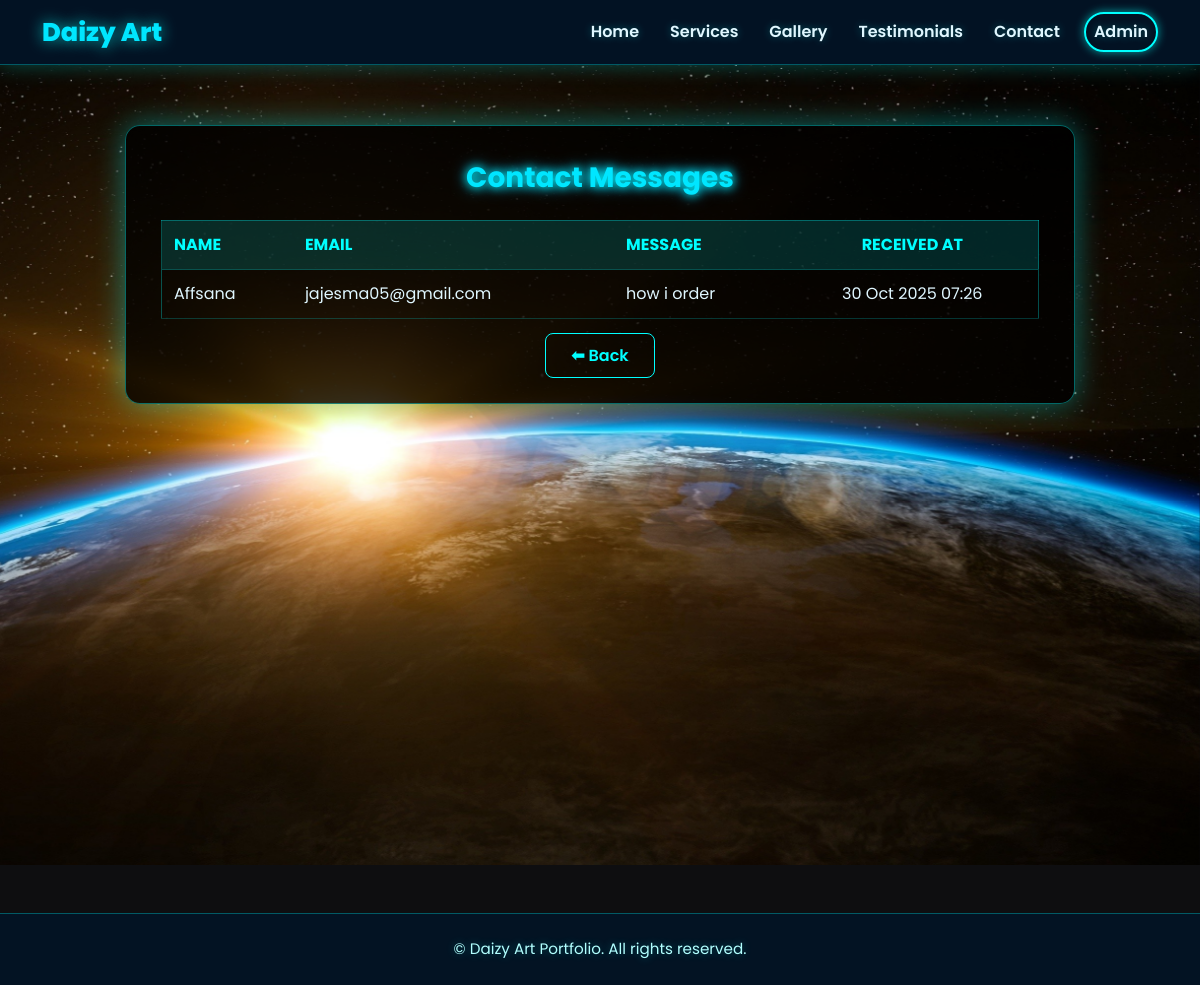
Screenshot of /contacts/ (signed in) with the database file from the repository.
### main/models.py (models this page shows, shortened)
class Contact(models.Model):
    name = models.CharField(max_length=100)
    email = models.EmailField()
    message = models.TextField()
    created_at = models.DateTimeField(auto_now_add=True)

### main/views.py (the view)
# urls.py: path('contacts/', views.contact_list, name='contact_list'),
@login_required(login_url='admin_login')
def contact_list(request):
    messages = Contact.objects.all().order_by('-created_at')
    return render(request, 'contact_list.html', {'messages': messages})

### main/templates/contact_list.html
{% extends 'base.html' %}
{% block content %}
<div style="
    min-height: 100vh;
    display: flex;
    justify-content: center;
    align-items: flex-start;
    background: url('/static/images/bg06.jpg') center/cover no-repeat fixed;
    backdrop-filter: blur(6px);
    padding: 60px 20px;
">
    <div style="
        background: rgba(0, 0, 0, 0.8);
        border: 1px solid rgba(0, 255, 255, 0.4);
        border-radius: 15px;
        padding: 35px;
        width: 100%;
        max-width: 950px;
        box-shadow: 0 0 30px rgba(0, 255, 255, 0.4);
        color: #e0f7ff;
        animation: fadeInUp 1s ease;
    ">
        <h3 style="
            color: #00e6ff;
            text-shadow: 0 0 10px #00ffff, 0 0 15px #00bfff;
            font-weight: 700;
            margin-bottom: 25px;
            text-align: center;
        ">
            Contact Messages
        </h3>
        <div style="overflow-x: auto; animation: fadeInUp 1s ease 0.3s;">
            <table style="
                width: 100%;
                border-collapse: collapse;
                color: #e0f7ff;
                border: 1px solid rgba(0,255,255,0.3);
                box-shadow: 0 0 20px rgba(0,255,255,0.2);
            ">
                <thead>
                    <tr style="
                        background: rgba(0,255,255,0.15);
                        color: #00ffff;
                        text-transform: uppercase;
                    ">
                        <th style="padding: 12px; border-bottom: 1px solid rgba(0,255,255,0.3); text-align:left;">Name</th>
                        <th style="padding: 12px; border-bottom: 1px solid rgba(0,255,255,0.3); text-align:left;">Email</th>
                        <th style="padding: 12px; border-bottom: 1px solid rgba(0,255,255,0.3); text-align:left;">Message</th>
                        <th style="padding: 12px; border-bottom: 1px solid rgba(0,255,255,0.3); text-align:center;">Received At</th>
                    </tr>
                </thead>
                <tbody>
                    {% for msg in messages %}
                    <tr style="transition: 0.3s ease;"
                        onmouseover="this.style.background='rgba(0,255,255,0.1)'"
                        onmouseout="this.style.background='transparent'">
                        <td style="padding: 12px; border-bottom: 1px solid rgba(0,255,255,0.2);">{{ msg.name }}</td>
                        <td style="padding: 12px; border-bottom: 1px solid rgba(0,255,255,0.2);">{{ msg.email }}</td>
                        <td style="padding: 12px; border-bottom: 1px solid rgba(0,255,255,0.2);">{{ msg.message }}</td>
                        <td style="padding: 12px; border-bottom: 1px solid rgba(0,255,255,0.2); text-align:center;">
                            {{ msg.created_at|date:"d M Y H:i" }}
                        </td>
                    </tr>
                    {% empty %}
                    <tr>
                        <td colspan="4" style="text-align:center; padding:20px; color:#aaa;">
                            No messages received.
                        </td>
                    </tr>
                    {% endfor %}
                </tbody>
            </table>
        </div>
        <div style="text-align: center; margin-top: 25px;">
            <a href="javascript:history.back()"
                style="
                    text-decoration: none;
                    border: 1px solid #00ffff;
                    color: #00ffff;
                    padding: 10px 25px;
                    border-radius: 8px;
                    font-weight: 600;
                    transition: 0.3s ease;
                "
                onmouseover="this.style.background='rgba(0,255,255,0.2)'; this.style.boxShadow='0 0 15px #00ffff';"
                onmouseout="this.style.background='transparent'; this.style.boxShadow='none';">
                ⬅ Back
            </a>
        </div>
    </div>
</div>
{% endblock %}

### main/templates/base.html (style rules this page uses)
body { font-family: 'Poppins', sans-serif; background-color: #0e0e10; color: #e0f7ff; margin: 0; padding: 0; }

### rows the page displays
Contact: name "Affsana", email "jajesma05@gmail.com", message "how i order", created_at "30 Oct 2025 07:26"
